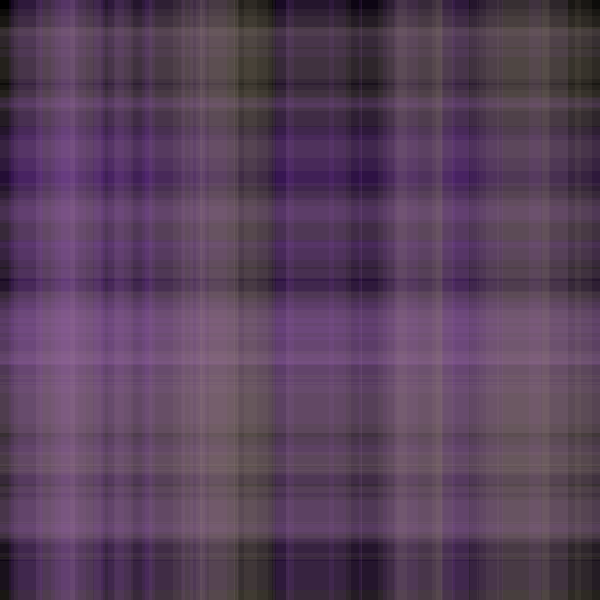
Frame 1 (no input)
Frame 60 (the mouse pressed at the canvas centre just before this capture): identical to frame 1, image omitted
Frame 120 (the mouse held since frame 60 and released just before this capture): identical to frame 1, image omitted

The Processing sketch that drew this single still picture (run headless with seeded random() and noise(); from frame 60 on, the mouse is pressed at the canvas centre):

// Processing sketch: processing_17661
// ── processing_17661.pde


int r, g, b;

void setup(){
  size(600, 600);
  noStroke();
  background(0);
  makeTartan();
}

void resetColour(){
  
  r = int(random(255));
  g = int(random(255));
  b = int(random(255));
}

void makeTartan(){
  resetColour();
  genStripes(20, 30);
  
  resetColour();
  genStripes(20, 30);
}

void genStripes(int a, int f){
  
  for(int i = 1; i < f; i++){
  fill(r, g, b, a);
  rect(int(random(width)), 0, int(random(100)), height);
  }
  for(int i = 1; i < f; i++){
  fill(r, g, b, a);
  rect(0, int(random(height)), width, int(random(100)));
  }
}

void draw(){
}

void mouseClicked(){
   background(0);
   makeTartan();
}
